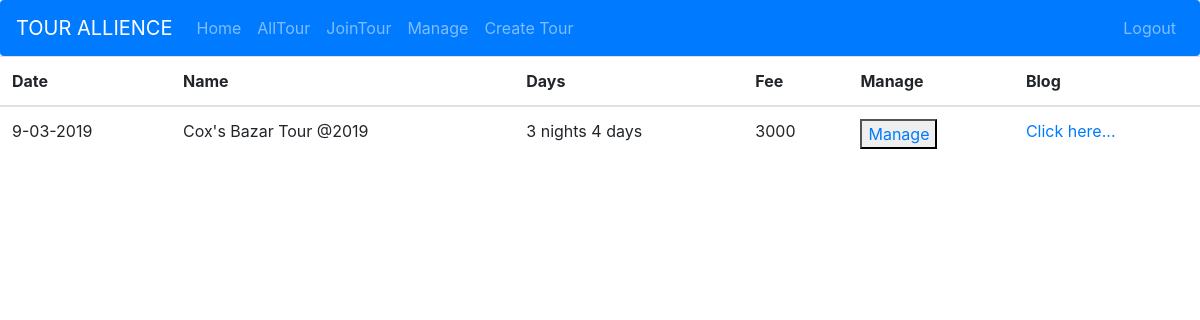
Before: /manage-tour/ (signed in) with the older database file.
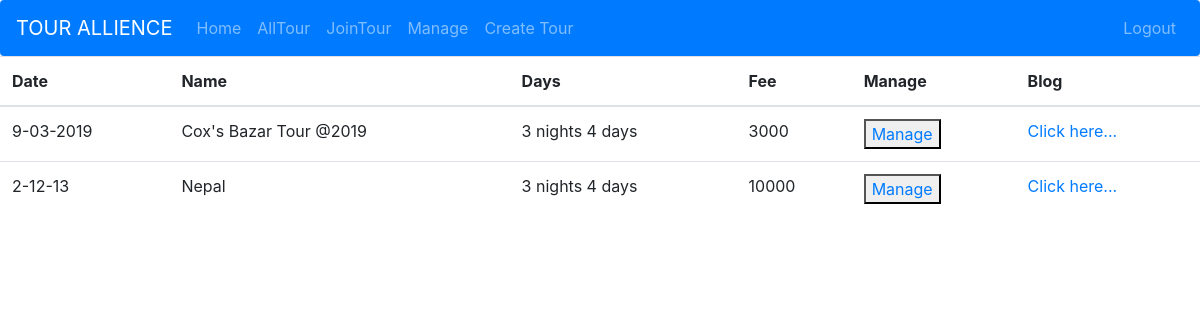
After: the same page with the newer database file.
### tourrelated/models.py (models this page shows, shortened)
class Tour(models.Model):
    creator= models.ForeignKey(User, on_delete=models.CASCADE)
    title= models.CharField(max_length=200)
    slug=models.SlugField(unique=True,blank=True)
    location= models.CharField(max_length=200)
    duration= models.CharField(max_length=50)
    fee=models.CharField(max_length=10)
    date_of_tour=models.CharField(max_length=100)
    short_description=models.CharField(max_length=300)
    def get_absolute_url(self):
        return reverse('my_tour_details', args=[self.slug])

### tourrelated/views.py (the view)
def managetour(request):
    templates= 'tourrelated/manage_tour.html'
    mytour= Tour.objects.all().filter(creator=request.user)
    context={'tour':mytour}
    return render(request,templates,context)

### templates/tourrelated/manage_tour.html (shortened to what this page needs)
{% extends 'base.html' %}
{% block content %}
{% load static %}
  <link rel="stylesheet" type="text/css" href="{% static 'tourrelated/manage.css' %}">
<div id="demo">
	<link rel="stylesheet" href="https://stackpath.bootstrapcdn.com/bootstrap/4.3.1/css/bootstrap.min.css">
    <div class="table-responsive-vertical shadow-z-1">
  <table id="table" class="table table-hover table-mc-light-blue">
      <thead>
        <tr>
          <th>Date</th>
          <th>Name</th>
          <th>Days</th>
          <th>Fee</th>
          <th>Manage</th>
          <th>Blog</th>
        </tr>
      </thead>
      <tbody>
{% for t in tour %}
        <tr>
          <td data-title="Date:"> {{ t.date_of_tour }} </td>
          <td data-title="Name"> {{ t.title }}</td>
          <td data-title="Days"> {{ t.duration }}</td>
           <td data-title="Fee"> {{ t.fee }}</td>
            <td data-title="Manage">
                <button><a href="{{ t.get_absolute_url }}" >Manage</a></button>
          </td>
          <td data-title="Blog">
            <a href="" target="_blank">Click here...</a>
          </td>
        </tr>
{% endfor %}
      </tbody>
    </table>
  </div>
{% endblock %}

Changed rows visible on the page:
added Tour: date_of_tour "2-12-13", title "Nepal", duration "3 nights 4 days", fee "10000"
